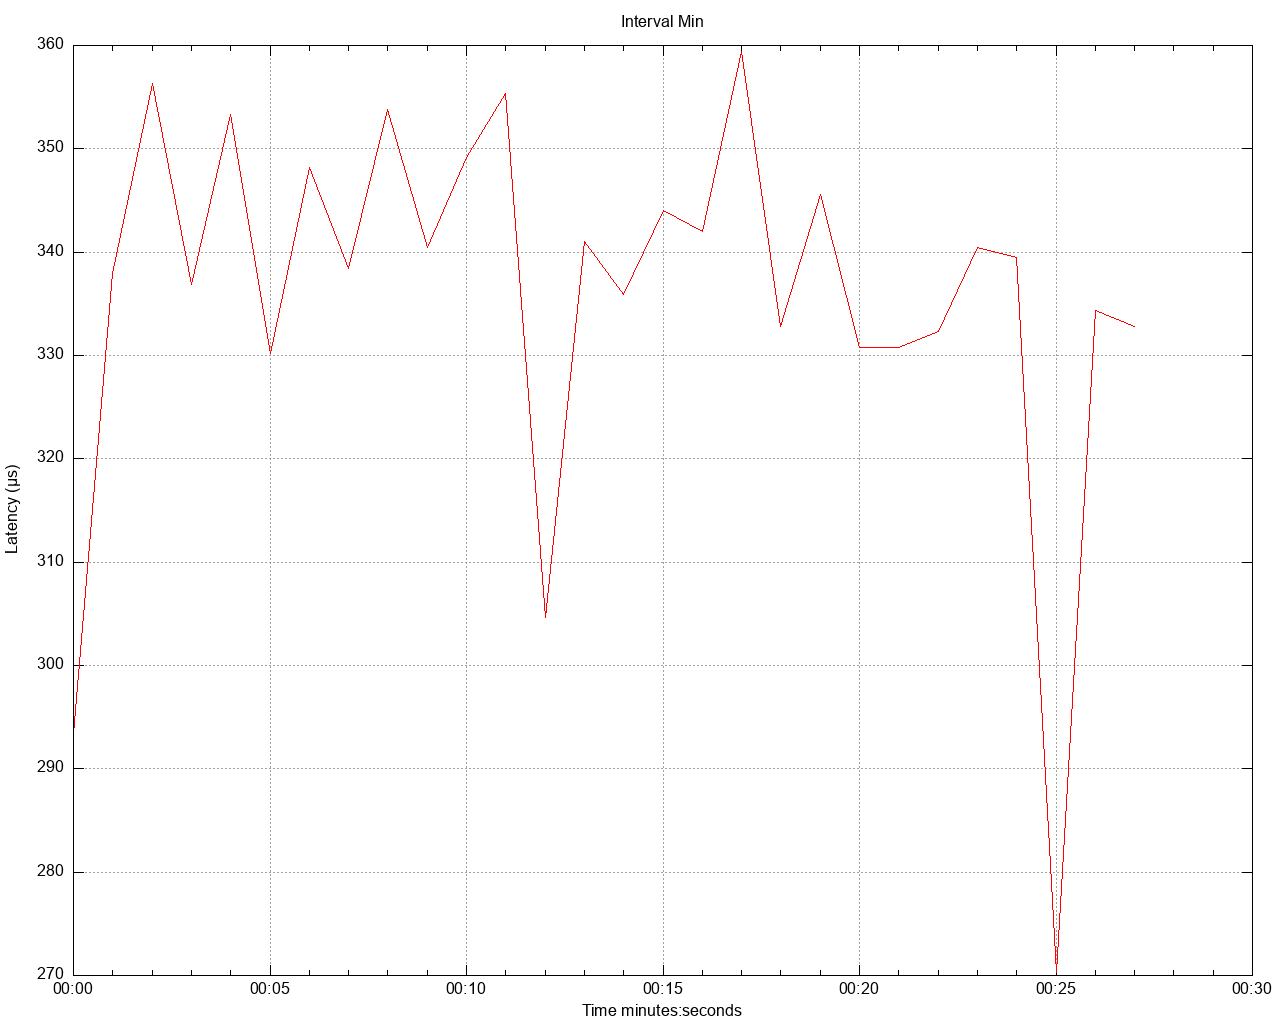

The gnuplot source for this figure:
set title 'Interval Min' noenhanced
set style data lines
set datafile separator ","
set terminal png size 1280,1024
set grid
set key below
set xdata time
set timefmt "%s"
offset = 0
t0(x)=(offset=($0==0) ? x : offset, x - offset)
set xlabel 'Time minutes:seconds'
set ylabel 'Latency (μs)'
set output '/Users/gbarnett/git/hazelcast-simulator/atomiclong-3node-member/atomicreference/latency/latency_interval_min_oneKbWrite.png'
plot \
   '/Users/gbarnett/git/hazelcast-simulator/atomiclong-3node-member/atomicreference/data/latency_interval_min_oneKbWrite_1.data' using (t0(timecolumn(1))):2 title "" lt rgb "red", \
